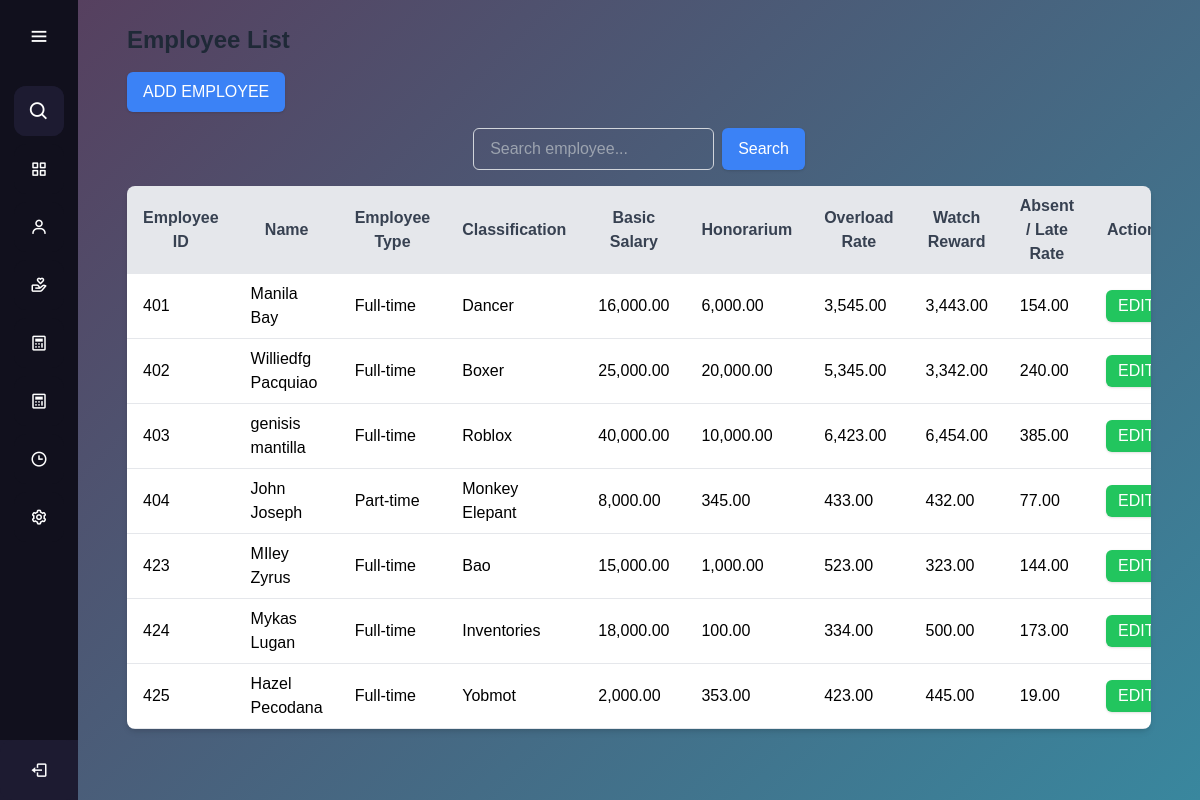
Screenshot of /sidebarManageemployee.php with the database file from the repository.
### tables this page shows
CREATE TABLE `employees` (
  `employee_id` int(11) NOT NULL,
  `first_name` varchar(255) NOT NULL,
  `last_name` varchar(255) NOT NULL,
  `employee_type` enum('full-time','part-time') NOT NULL,
  `classification` varchar(255) NOT NULL,
  `basic_salary` decimal(10,2) NOT NULL,
  `honorarium` decimal(10,2) DEFAULT 0.00,
  `overload_rate` decimal(10,0) NOT NULL,
  `watch_reward` decimal(10,0) NOT NULL,
  `absent_lateRate` decimal(10,0) NOT NULL,
  `created_at` timestamp NOT NULL DEFAULT current_timestamp()
);

### sidebarManageemployee.php (the view, shortened to what this page needs)
<?php
$conn = new mysqli('localhost', 'root', '', 'gfi_exel');
$sql_fetch = "SELECT * FROM employees";
$result = $conn->query($sql_fetch);
?>
<!DOCTYPE html>
<html lang="en">
<head>
    <script src="https://unpkg.com/@tailwindcss/browser@4"></script>
    <script src="https://cdn.tailwindcss.com"></script>
</head>
<body class="bg-gray-100">
    <?php include 'aside.php'; ?>
    <main class="flex-1 p-6">
        <div class="container mx-auto">
            <div id="employeeList" class="mb-8">
                <h2 class="text-2xl font-semibold text-gray-800 mb-4">Employee List</h2>
                <button class="bg-blue-500 text-white py-2 px-4 rounded-md shadow hover:bg-blue-600 mb-4" onclick="toggleView('addEmployee')">ADD EMPLOYEE</button>
                <div class="flex justify-center mb-4">
                    <input type="text" id="searchInput" class="py-2 px-4 rounded-md border border-gray-300 focus:outline-none focus:ring-2 focus:ring-blue-500" placeholder="Search employee..." onkeyup="searchEmployee()">
                    <button class="bg-blue-500 text-white py-2 px-4 rounded-md shadow hover:bg-blue-600 ml-2" onclick="searchEmployee()">Search</button>
                </div>
                <div class="overflow-x-auto bg-white shadow-md rounded-lg">
                    <table class="w-full table-auto">
                        <thead class="bg-gray-200 text-gray-700">
                            <tr>
                                <th class="px-4 py-2">Employee ID</th>
                                <th class="px-4 py-2">Name</th>
                                <th class="px-4 py-2">Employee Type</th>
                                <th class="px-4 py-2">Classification</th>
                                <th class="px-4 py-2">Basic Salary</th>
                                <th class="px-4 py-2">Honorarium</th>
                                <th class="px-4 py-2">Overload Rate</th>
                                <th class="px-4 py-2">Watch Reward</th>
                                <th class="px-4 py-2">Absent / Late Rate</th>
                                <th class="px-4 py-2">Actions</th>
                            </tr>
                        </thead>
                        <tbody id="employeeTable">
                            <?php
                            if ($result->num_rows > 0) {
                                while ($row = $result->fetch_assoc()) {
                                    echo "<tr class='border-b hover:bg-gray-50'>
                                            <td class='px-4 py-2'>" . $row['employee_id'] . "</td>
                                            <td class='px-4 py-2'>" . $row['first_name'] . " " . $row['last_name'] . "</td>
                                            <td class='px-4 py-2'>" . ucfirst($row['employee_type']) . "</td>
                                            <td class='px-4 py-2'>" . $row['classification'] . "</td>
                                            <td class='px-4 py-2'>" . number_format($row['basic_salary'], 2) . "</td>
                                            <td class='px-4 py-2'>" . number_format($row['honorarium'], 2) . "</td>
                                            <td class='px-4 py-2'>" . number_format($row['overload_rate'], 2) . "</td>
                                            <td class='px-4 py-2'>" . number_format($row['watch_reward'], 2) . "</td>
                                            <td class='px-4 py-2'>" . number_format($row['absent_lateRate'], 2) . "</td>
                                            <td class='px-4 py-2'>
                                                <button class='bg-green-500 text-white py-1 px-3 rounded-md shadow hover:bg-green-600' onclick='window.location.href=\"?edit_id=" . $row['employee_id'] . "\"'>EDIT</button>
                                            </td>
                                          </tr>";
                                }
                            } else {
                                echo "<tr><td colspan='7' class='px-4 py-2 text-center text-gray-500'>No employees found.</td></tr>";
                            }
                            ?>
                        </tbody>
                    </table>
                </div>
            </div>
        </div>
    </main>
</body>
</html>

### styles.css (style rules this page uses)
* { margin: 0; padding: 0; box-sizing: border-box; font-family: "Poppins", sans-serif; }
main { margin-left: 78px; padding: 20px; transition: margin-left 0.5s ease; min-height: 100vh; background: linear-gradient( 135deg, #56405f, #39879e ); }

### rows the page displays
employees: employee_id "401", first_name "Manila", last_name "Bay", employee_type "Full-time", classification "Dancer", basic_salary "16,000.00", honorarium "6,000.00", overload_rate "3,545.00", watch_reward "3,443.00", absent_lateRate "154.00"
employees: employee_id "402", first_name "Williedfg", last_name "Pacquiao", employee_type "Full-time", classification "Boxer", basic_salary "25,000.00", honorarium "20,000.00", overload_rate "5,345.00", watch_reward "3,342.00", absent_lateRate "240.00"
employees: employee_id "403", first_name "genisis", last_name "mantilla", employee_type "Full-time", classification "Roblox", basic_salary "40,000.00", honorarium "10,000.00", overload_rate "6,423.00", watch_reward "6,454.00", absent_lateRate "385.00"
employees: employee_id "404", first_name "John", last_name "Joseph", employee_type "Part-time", classification "Monkey Elepant", basic_salary "8,000.00", honorarium "345.00", overload_rate "433.00", watch_reward "432.00", absent_lateRate "77.00"
employees: employee_id "423", first_name "MIley", last_name "Zyrus", employee_type "Full-time", classification "Bao", basic_salary "15,000.00", honorarium "1,000.00", overload_rate "523.00", watch_reward "323.00", absent_lateRate "144.00"
employees: employee_id "424", first_name "Mykas", last_name "Lugan", employee_type "Full-time", classification "Inventories", basic_salary "18,000.00", honorarium "100.00", overload_rate "334.00", watch_reward "500.00", absent_lateRate "173.00"
employees: employee_id "425", first_name "Hazel", last_name "Pecodana", employee_type "Full-time", classification "Yobmot", basic_salary "2,000.00", honorarium "353.00", overload_rate "423.00", watch_reward "445.00", absent_lateRate "19.00"
